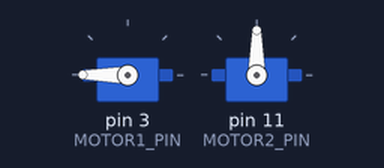
Bench run of a sketch on a simulated Arduino Uno, built with avr-gcc and run on an emulated ATmega328P. Shown: 2 × servo.

Above: at 0.05 s.
At 1.95 s:
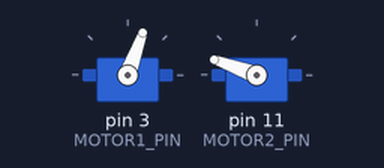
At 3.9 s:
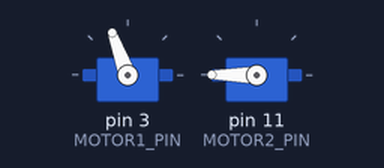
Timing chart, 0 to 9.0 s (numbered marks = the images above):
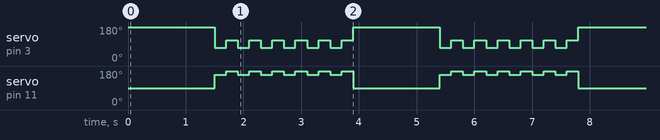

The sketch:

wait.ino
```cpp
#include <Servo.h>

// Servos
#define MOTOR1_PIN 3
#define MOTOR2_PIN 11

// Servos
Servo motor1;
Servo motor2;

void setup() {
  motor1.attach(MOTOR1_PIN);
  motor2.attach(MOTOR2_PIN);

}

void loop() {
  // put your main code here, to run repeatedly:
  motor1.write(180);
  motor2.write(90);
  delay(1500);

  motor1.write(70);
  motor2.write(160);
  delay(200);
  motor1.write(110);
  motor2.write(180);
  delay(200);
  motor1.write(70);
  motor2.write(160);
  delay(200);
  motor1.write(110);
  motor2.write(180);
  delay(200);
  motor1.write(70);
  motor2.write(160);
  delay(200);
  motor1.write(110);
  motor2.write(180);
  delay(200);
  motor1.write(70);
  motor2.write(160);
  delay(200);
  motor1.write(110);
  motor2.write(180);
  delay(200);
  motor1.write(70);
  motor2.write(160);
  delay(200);
  motor1.write(110);
  motor2.write(180);
  delay(200);
  motor1.write(70);
  motor2.write(160);
  delay(200);
  motor1.write(110);
  motor2.write(180);
  delay(200);
}
```

Measured:
- by itself, servo on pin 3 (MOTOR1_PIN): repeats every 3.9 s: 5 × (110° 0.20 s, 70° 0.20 s), 110° 0.20 s, 180° 1.5 s, 70° 0.20 s
- by itself, servo on pin 11 (MOTOR2_PIN): repeats every 3.9 s: 5 × (180° 0.20 s, 160° 0.20 s), 180° 0.20 s, 90° 1.5 s, 160° 0.20 s
